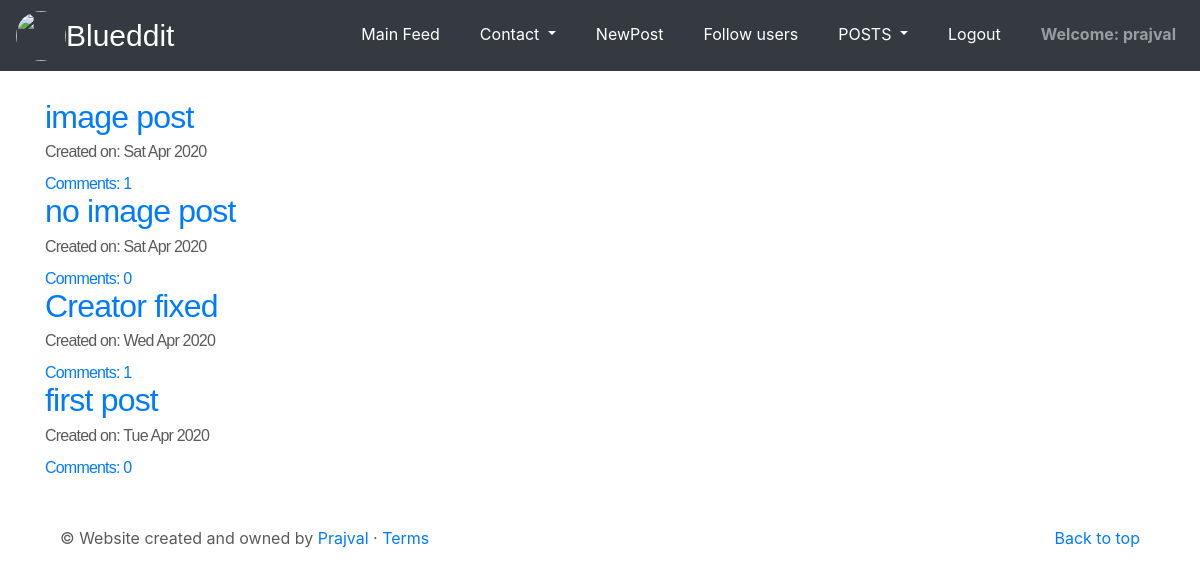
Page /post/Upost/ (signed in) on the earlier database version.
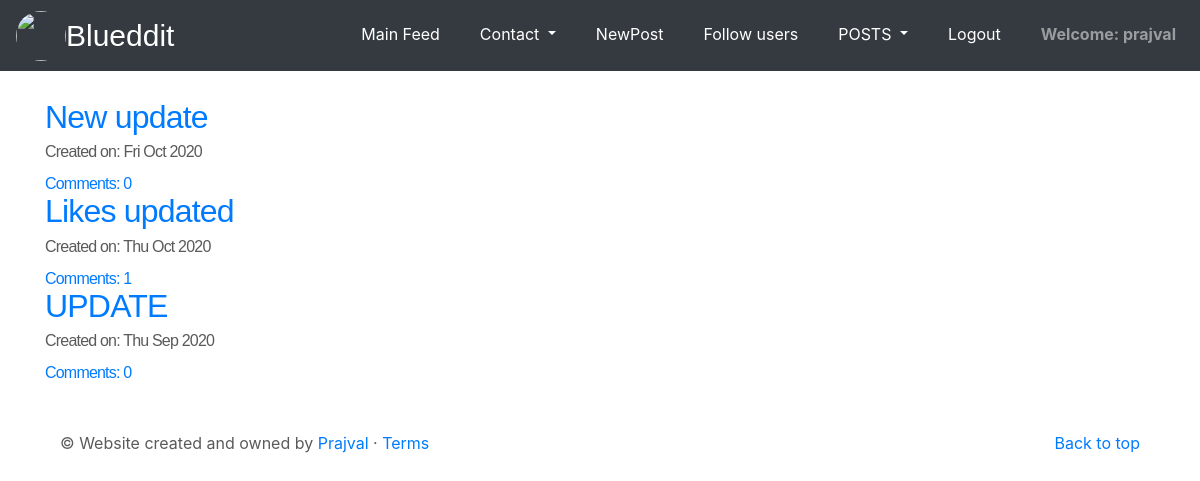
Same page on the later database version.
### blog_app/models.py (models this page shows, shortened)
class post(models.Model):
    author = models.ForeignKey(User,on_delete=models.CASCADE)
    title = models.CharField(max_length=200)
    text = models.TextField()
    create_date = models.DateField(default=timezone.now)
    published_date = models.DateTimeField(blank=True, null=True)
    creator = models.TextField(max_length=50)
    photos = models.ImageField(upload_to='images/',blank=True,null=True,default='default.png') #django will automatically create the media folder and place the images
    likes = models.ManyToManyField(User,related_name='user_like',blank=True,null=True)
    def approve_comments(self):
        return self.comments.filter(approved_comm=True)

### blog_app/views.py (the view)
# urls.py: path('post/Upost/',views.upostview,name='Ulist'),#post list for the individual user
def upostview(requests):
    mp = post.objects.filter(published_date__lte = timezone.now()).order_by('-create_date')
    return render(requests,'blog_app/Upost.html',{'post_list':mp})

### blog_app/templates/blog_app/Upost.html
{% extends 'blog_app/base.html'%}
{% block body_block %}
<div class="listposts">
 {% for post in post_list%}
   {% if user.username == post.creator %}
   <h2><a href="{% url 'post_detail' pk=post.pk%}">{{post.title}}</a></h2>
   <div class="date">
     <p>Created on: {{post.create_date|date:"D M Y"}}</p>
   </div>
   <div>
     <a href="{% url 'post_detail' pk=post.pk%}">Comments: {{post.approve_comments.count}}</a>
   </div>
   {% endif %}
 {% endfor %}
{% endblock %}

Differences in the rows shown:
no longer on this page (row edited): post: title "image post", create_date "Sat Apr 2020", approve_comments.count "1"
removed post: title "no image post", create_date "Sat Apr 2020", approve_comments.count "0"
no longer on this page (row edited): post: title "Creator fixed", create_date "Wed Apr 2020", approve_comments.count "1"
removed post: title "first post", create_date "Tue Apr 2020", approve_comments.count "0"
added post: title "New update", create_date "Fri Oct 2020", approve_comments.count "0"
now on this page (row edited): post: title "Likes updated", create_date "Thu Oct 2020", approve_comments.count "1"
added post: title "UPDATE", create_date "Thu Sep 2020", approve_comments.count "0"
